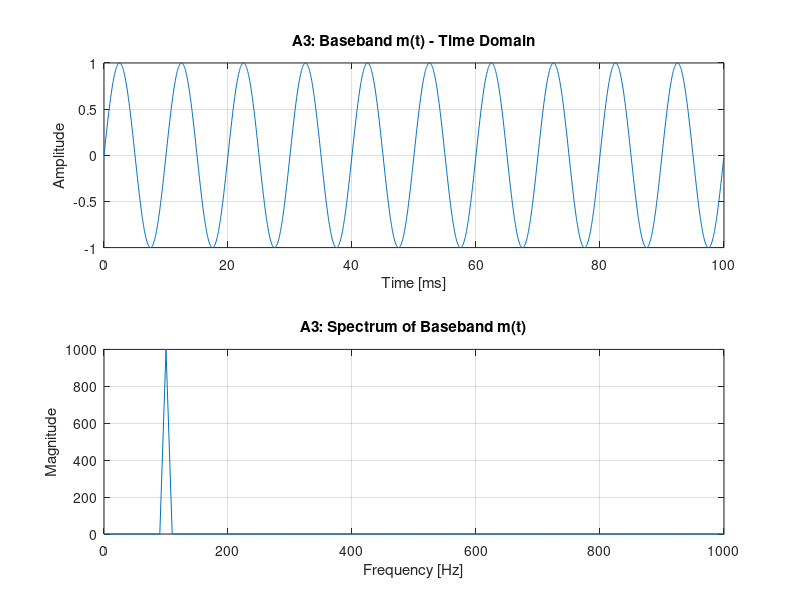
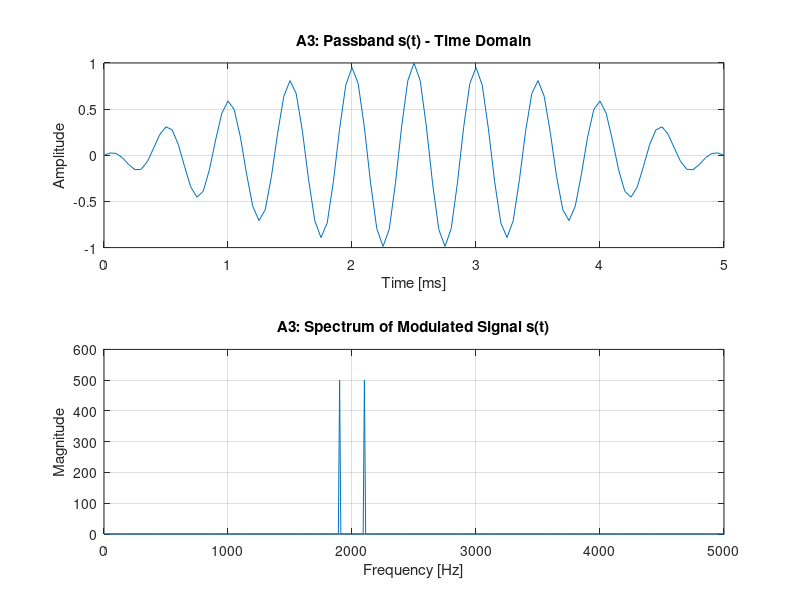

Write MATLAB code to recreate these figures, in order.
% A3: Basic modulation by multiplication
% Student: <Name>
% Student ID: <ID>

clear; close all; clc;

%% 1) Time vector
Fs = 20000;
T  = 0.1;
t  = 0:1/Fs:T-1/Fs;

%% 2) Baseband and carrier
fm = 100;               % message frequency [Hz]
fc = 2000;              % carrier frequency [Hz]

m = sin(2*pi*fm*t);     % baseband (message)
c = cos(2*pi*fc*t);     % carrier

%% 3) Modulated signal (passband)
s = m .* c;

%% 4) FFT calculations
N = length(m);
M = fft(m);
S = fft(s);
f = (0:N-1)*(Fs/N);

halfN = floor(N/2);
f_half = f(1:halfN);

mag_m = abs(M(1:halfN));
mag_s = abs(S(1:halfN));

%% 5) Baseband Figure (Time + Spectrum)
figure;

% Baseband Time Domain
subplot(2,1,1);
plot(t*1000, m);
grid on;
xlabel('Time [ms]');
ylabel('Amplitude');
title('A3: Baseband m(t) - Time Domain');

% Baseband Spectrum
subplot(2,1,2);
plot(f_half, mag_m);
grid on;
xlabel('Frequency [Hz]');
ylabel('Magnitude');
title('A3: Spectrum of Baseband m(t)');
xlim([0 1000]);

exportgraphics(gcf, 'A3_baseband.png', 'Resolution', 200);

%% 6) Passband Figure (Time + Spectrum)
figure;

% Passband Time Domain (zoom first 5 ms)
index = (t <= 0.005);
subplot(2,1,1);
plot(t(index)*1000, s(index));
grid on;
xlabel('Time [ms]');
ylabel('Amplitude');
title('A3: Passband s(t) - Time Domain');

% Passband Spectrum
subplot(2,1,2);
plot(f_half, mag_s);
grid on;
xlabel('Frequency [Hz]');
ylabel('Magnitude');
title('A3: Spectrum of Modulated Signal s(t)');
xlim([0 5000]);

exportgraphics(gcf, 'A3_passband.png', 'Resolution', 200);